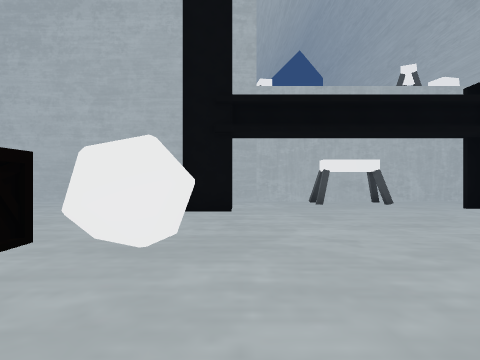
View 1 (above)

18 first-person views from a walk through a 3-D level made in the Unity game engine. The camera is 1.3 m above the floor, looks level and sees 75° across. The floor is counted in squares, 2 m on a side. Each view is taken from the middle of a square. On the plan, view 1 faces up. The plan holds only what a view shows up to about 10 squares ahead; the rest is blank. The place goes on beyond the plan. The player is left out.

View 2
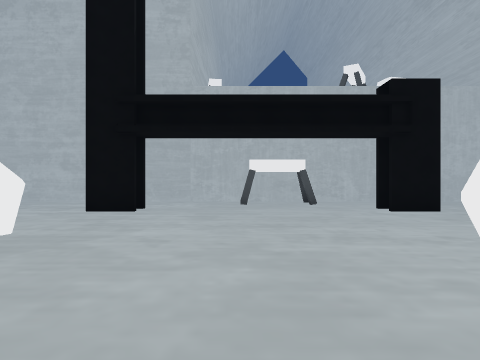

View 3
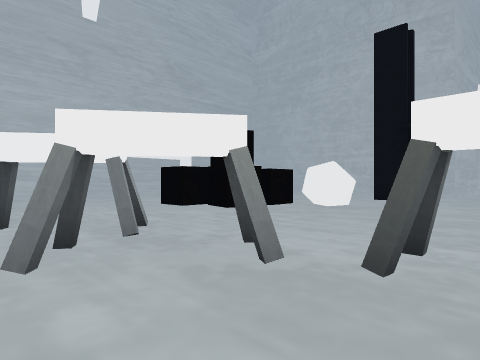

View 4
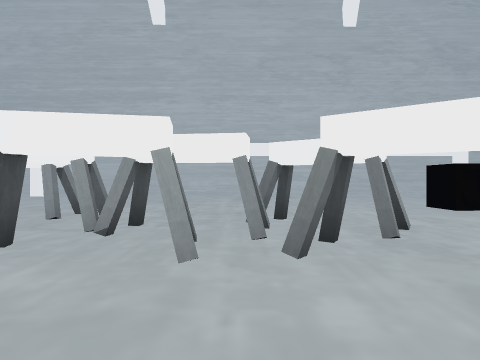

View 5
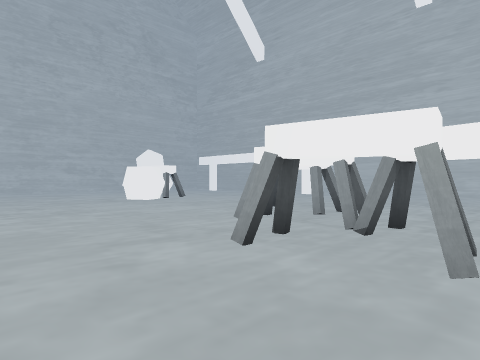

View 6
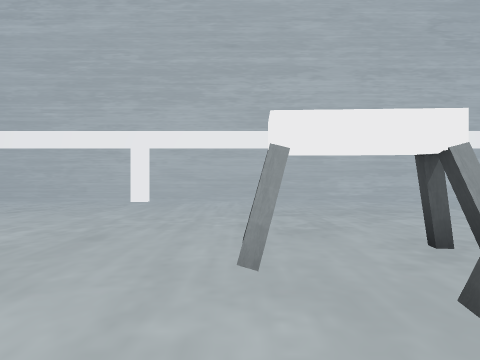

View 7
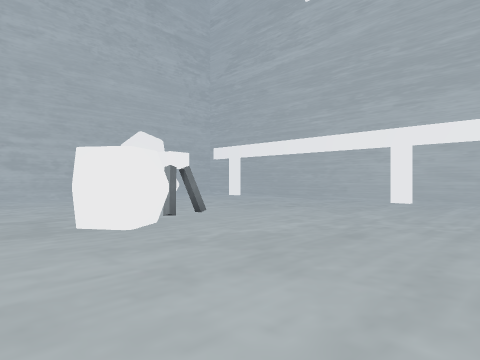

View 8
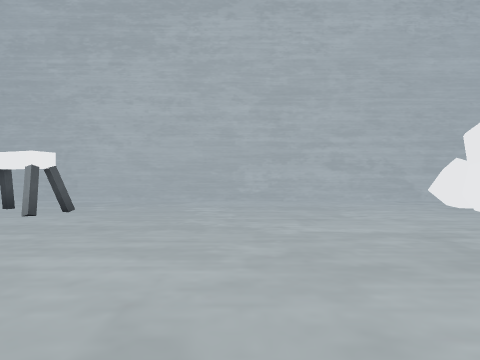

View 9
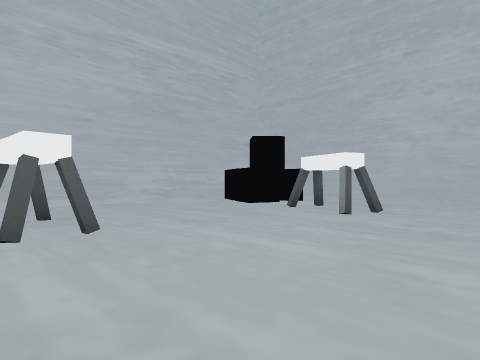

View 10
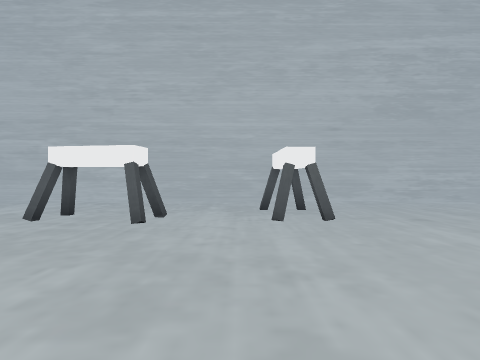

View 11
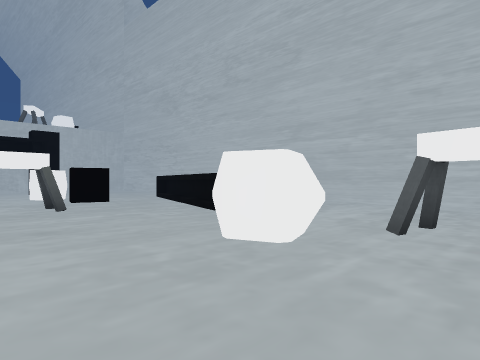

View 12
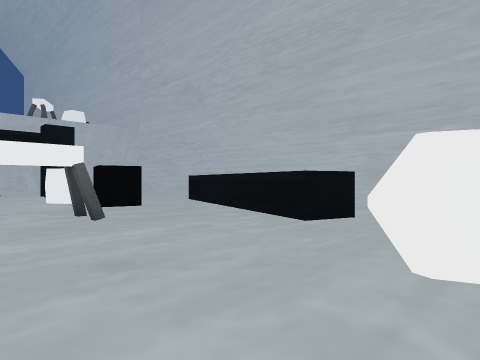

View 13
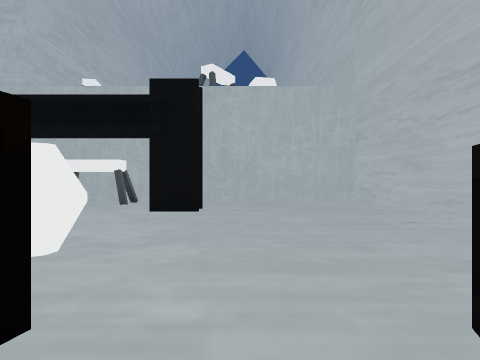

View 14
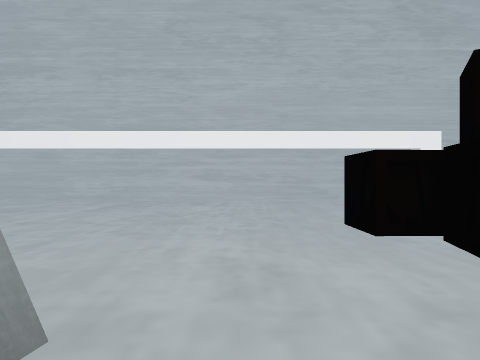

View 15
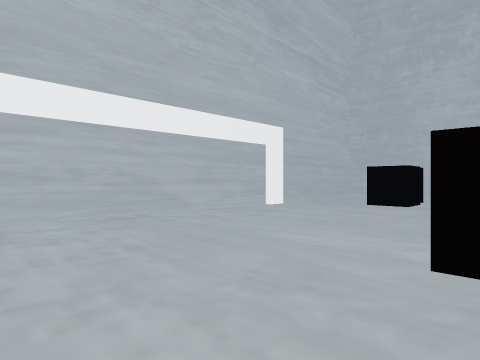

View 16
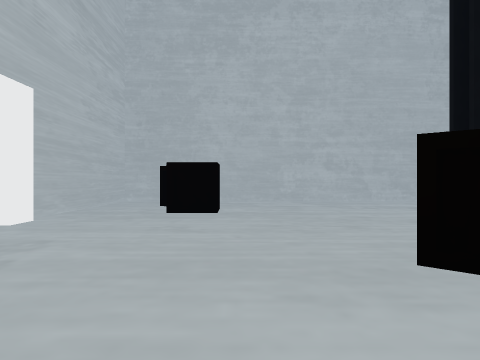

View 17
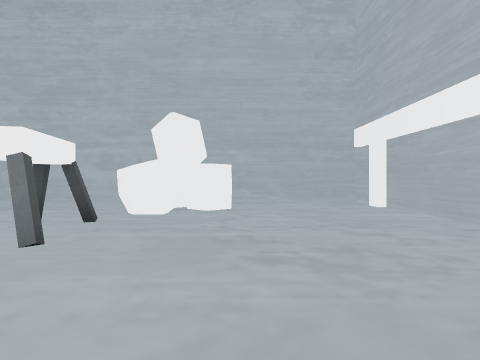

View 18
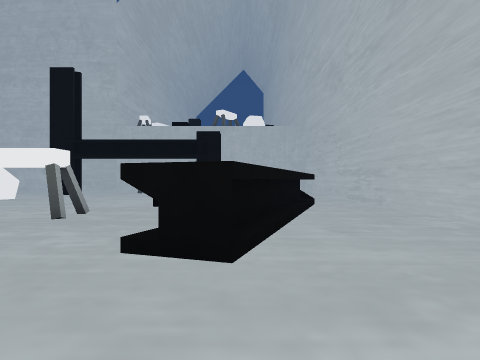

### Floor plan
Points are (right, up) in squares from view 1. A wall is a line through its corners. A room is listed if a view was taken in it or the views show most of it. See-through windows are left out.
Room 1 (views 1, 2, 3, 4, 5, 6, 7, 8, 9, 10, 11, 12, 13, 14, 15, 16, 17, 18)
walls: (6.3, -4.6) (8.2, 0.9); (8.2, 0.1) (7.1, -3.1); (-9.3, -11.6) (-9.3, -12.2); (8.5, 0.8) (8.3, 0.2); (8.9, 0.9) (6.9, -4.7) (6, -4.4) (8, 1.3); (-9.5, -12.2) (-9.5, -18.5); (-0.1, 6.4) (-1.2, 6.4); (6.2, 6.4) (5.1, 6.4); (-9.5, 4.5) (-9.5, -11.8); (-9.3, 5) (-9.3, 4.4); (10.5, 4.6) (10.5, 9.5) (-6.6, 9.5); (-9.3, -18.5) (-9.3, -19); (10.5, -18.4) (10.5, 3); (-9.5, -19.5) (-9.5, -20.5) (8.4, -20.5); (-8.4, 9.5) (-9.5, 9.5) (-9.5, 5.2)
objects: other object (-8, 8) to (-7, 8); other object (-7, 7); other object (-5, -18); other object (-4, -19); other object (-4, -18) to (-4, -17); other object (-4, -14) to (-3, -14); other object (-4, 1) to (-4, 2); other object (-4, 3); other object (-3, -16); other object (-3, -9); other object (-3, -7); other object (-3, 1); other object (-3, 2) to (-3, 3); other object (-2, -13); other object (-2, -4) to (-1, -2); other object (-1, -8); other object (-1, -6); other object (-1, -4); other object (-1, 3) to (-1, 4); other object (0, -6) to (0, -5); other object (0, -3) to (1, -2); other object (2, -1); other object (2, 9); other object (4, -1); other object (4, 9); other object (5, -18) to (6, -17); other object (5, -7) to (5, -6); other object (5, 1) to (6, 1); other object (5, 3); other object (6, -12); other object (6, -9) to (6, -8); other object (8, -20) to (9, -19); other object (8, -18); other object (8, -12)

Where each view was taken, in squares from view 1:
view 1: 0 up, 0 right, facing up
view 2: 0 up, 2 right, facing up
view 3: 4 down, 3 right, facing up-left
view 4: 4 down, 3 right, facing left
view 5: 4 down, 3 right, facing down-left
view 6: 9 down, 0 right, facing left
view 7: 9 down, 0 right, facing down-left
view 8: 11 down, 1 right, facing down
view 9: 11 down, 2 right, facing down-right
view 10: 11 down, 1 right, facing right
view 11: 9 down, 2 right, facing up-right
view 12: 7 down, 2 right, facing up-right
view 13: 0 up, 7 right, facing up
view 14: 1 down, 0 right, facing left
view 15: 2 down, 4 left, facing up-left
view 16: 0 up, 6 left, facing up
view 17: 11 down, 6 left, facing down
view 18: 7 down, 7 right, facing up
